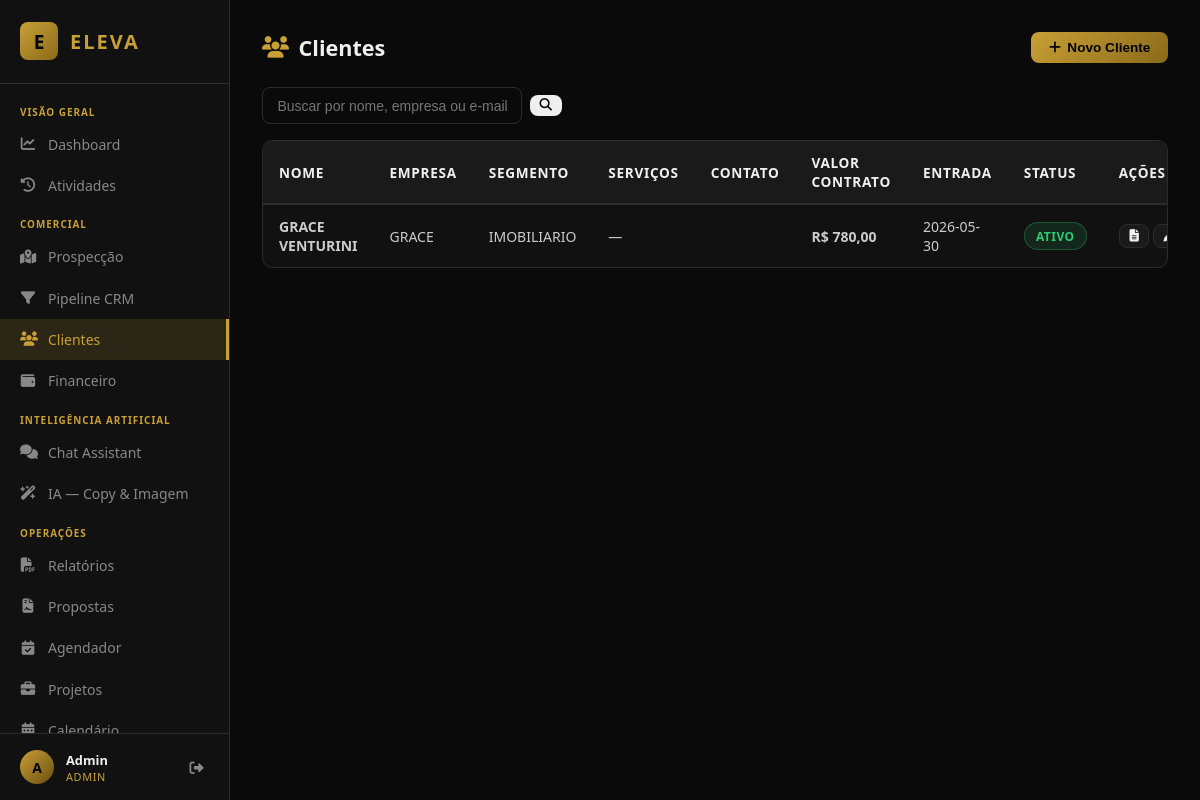
The app's page /clientes (signed in) with its own data.
### tables this page shows
CREATE TABLE users (
            id INTEGER PRIMARY KEY AUTOINCREMENT,
            name TEXT NOT NULL,
            email TEXT UNIQUE NOT NULL,
            password_hash TEXT NOT NULL,
            role TEXT DEFAULT 'ceo',
            created_at TEXT DEFAULT (datetime('now','localtime'))
        );

CREATE TABLE clients (
            id INTEGER PRIMARY KEY AUTOINCREMENT,
            name TEXT NOT NULL,
            email TEXT,
            phone TEXT,
            company TEXT,
            segment TEXT,
            contract_value REAL DEFAULT 0,
            status TEXT DEFAULT 'ativo',
            entry_date TEXT DEFAULT (date('now','localtime')),
            notes TEXT,
            created_by INTEGER,
            created_at TEXT DEFAULT (datetime('now','localtime'))
        );

### main.py (the view)
@app.get("/clientes", response_class=HTMLResponse)
def clientes_page(request: Request, q: str = ""):
    user = require_user(request)
    conn = get_db()
    if q:
        rows = conn.execute("SELECT c.*, u.name as creator FROM clients c LEFT JOIN users u ON c.created_by=u.id WHERE c.name LIKE ? OR c.company LIKE ? OR c.email LIKE ? ORDER BY c.created_at DESC", (f"%{q}%",f"%{q}%",f"%{q}%")).fetchall()
    else:
        rows = conn.execute("SELECT c.*, u.name as creator FROM clients c LEFT JOIN users u ON c.created_by=u.id ORDER BY c.created_at DESC").fetchall()
    conn.close()
    return templates.TemplateResponse("clientes.html", {"request": request, "user": dict(user), "clients": [dict(r) for r in rows], "q": q})

### templates/clientes.html (shortened to what this page needs)
{% extends "base.html" %}
{% block content %}
<div class="page-header">
  <h2><i class="fa fa-users"></i> Clientes</h2>
  <button class="btn btn-primary" onclick="openModal('modal-novo-cliente')">
    <i class="fa fa-plus"></i> Novo Cliente
  </button>
</div>
<div class="toolbar">
  <form method="get" action="/clientes" class="search-form">
    <input type="text" name="q" value="{{ q }}" placeholder="Buscar por nome, empresa ou e-mail…"/>
    <button type="submit" class="btn btn-sm"><i class="fa fa-search"></i></button>
  </form>
</div>
{% if clients %}
<div class="table-wrapper"><div class="table-scroll">
  <table class="table">
    <thead>
      <tr>
        <th>Nome</th><th>Empresa</th><th>Segmento</th><th>Serviços</th><th>Contato</th>
        <th>Valor Contrato</th><th>Entrada</th><th>Status</th><th>Ações</th>
      </tr>
    </thead>
    <tbody>
      {% for c in clients %}
      <tr>
        <td><strong>{{ c.name }}</strong></td>
        <td>{{ c.company or '—' }}</td>
        <td>{{ c.segment or '—' }}</td>
        <td id="services-{{ c.id }}">
          {% if c.services %}
            {% set svc = c.services if c.services is string else c.services|tojson %}
            <script>document.getElementById('services-{{ c.id }}').innerHTML = displayServices('{{ svc|replace("'", "&apos;") }}');</script>
          {% else %}—{% endif %}
        </td>
        <td>
        </td>
        <td class="money">R$ {{ "%.2f"|format(c.contract_value)|replace(".",",") }}</td>
        <td>{{ c.entry_date or '—' }}</td>
        <td><span class="badge badge-{{ c.status }}">{{ c.status }}</span></td>
        <td class="actions">
          <a href="/relatorio/{{ c.id }}" class="btn btn-sm btn-ghost" title="Ver Relatório"><i class="fa fa-file-lines"></i></a>
          <button class="btn btn-sm btn-ghost" onclick="openEdit({{ c | tojson }})">
            <i class="fa fa-pen"></i>
          </button>
        </td>
      </tr>
      {% endfor %}
    </tbody>
  </table>
</div></div>
{% else %}
<div class="empty-state large"><i class="fa fa-users"></i><p>Nenhum cliente encontrado.</p></div>
{% endif %}
{% endblock %}

### templates/base.html (shortened to what this page needs)
<!DOCTYPE html>
<html lang="pt-BR">
<head>
  <link rel="stylesheet" href="/static/css/style.css"/>
  <link rel="stylesheet" href="https://cdnjs.cloudflare.com/ajax/libs/font-awesome/6.5.0/css/all.min.css"/>
</head>
<body>
  <nav class="sidebar" id="sidebar">
    <div class="sidebar-brand">
      <span class="brand-icon">E</span>
      <span class="brand-name">ELEVA</span>
    </div>
    <ul class="sidebar-nav">
      <li class="nav-section">VISÃO GERAL</li>
      <li><a href="/" class="{% if request.url.path == '/' %}active{% endif %}" onclick="closeSidebar()">
        <i class="fa fa-chart-line"></i><span>Dashboard</span>
      </a></li>
      <li><a href="/atividades" class="{% if '/atividades' in request.url.path %}active{% endif %}" onclick="closeSidebar()">
        <i class="fa fa-clock-rotate-left"></i><span>Atividades</span>
      </a></li>
      <li class="nav-section">COMERCIAL</li>
      <li><a href="/prospeccao" class="{% if '/prospeccao' in request.url.path %}active{% endif %}" onclick="closeSidebar()">
        <i class="fa fa-map-location-dot"></i><span>Prospecção</span>
      </a></li>
      <li><a href="/pipeline" class="{% if '/pipeline' in request.url.path %}active{% endif %}" onclick="closeSidebar()">
        <i class="fa fa-filter"></i><span>Pipeline CRM</span>
      </a></li>
      <li><a href="/clientes" class="{% if '/clientes' in request.url.path %}active{% endif %}" onclick="closeSidebar()">
        <i class="fa fa-users"></i><span>Clientes</span>
      </a></li>
      <li><a href="/financeiro" class="{% if '/financeiro' in request.url.path %}active{% endif %}" onclick="closeSidebar()">
        <i class="fa fa-wallet"></i><span>Financeiro</span>
      </a></li>
      <li class="nav-section">INTELIGÊNCIA ARTIFICIAL</li>
      <li><a href="/chat" class="{% if '/chat' in request.url.path %}active{% endif %}" onclick="closeSidebar()">
        <i class="fa fa-comments"></i><span>Chat Assistant</span>
      </a></li>
      <li><a href="/ia" class="{% if '/ia' in request.url.path %}active{% endif %}" onclick="closeSidebar()">
        <i class="fa fa-wand-magic-sparkles"></i><span>IA — Copy & Imagem</span>
      </a></li>
      <li class="nav-section">OPERAÇÕES</li>
      <li><a href="/relatorios" class="{% if '/relatorios' in request.url.path %}active{% endif %}" onclick="closeSidebar()">
        <i class="fa fa-file-pdf"></i><span>Relatórios</span>
      </a></li>
      <li><a href="/propostas" class="{% if '/propostas' in request.url.path %}active{% endif %}" onclick="closeSidebar()">
        <i class="fa fa-file-contract"></i><span>Propostas</span>
      </a></li>
      <li><a href="/agendador" class="{% if '/agendador' in request.url.path %}active{% endif %}" onclick="closeSidebar()">
        <i class="fa fa-calendar-check"></i><span>Agendador</span>
      </a></li>
      <li><a href="/projetos" class="{% if '/projetos' in request.url.path %}active{% endif %}" onclick="closeSidebar()">
        <i class="fa fa-briefcase"></i><span>Projetos</span>
      </a></li>
      <li><a href="/calendario" class="{% if '/calendario' in request.url.path %}active{% endif %}" onclick="closeSidebar()">
        <i class="fa fa-calendar-days"></i><span>Calendário</span>
      </a></li>
    </ul>
    <div class="sidebar-user">
      <div class="user-avatar">{{ user.name[0]|upper }}</div>
      <div class="user-info">
        <span class="user-name">{{ user.name }}</span>
        <span class="user-role">{{ user.role }}</span>
      </div>
      <a href="/logout" class="logout-btn" title="Sair"><i class="fa fa-sign-out-alt"></i></a>
    </div>
  </nav>
  <main class="main-content">
    <div class="page-container">
      {% block content %}{% endblock %}
    </div>
  </main>
</body>
</html>

### records on screen
users: name "A", name "Admin", role "ADMIN"
clients: name "GRACE VENTURINI", company "GRACE", segment "IMOBILIARIO", contract_value "780,00", entry_date "2026-05-30", status "ATIVO"
